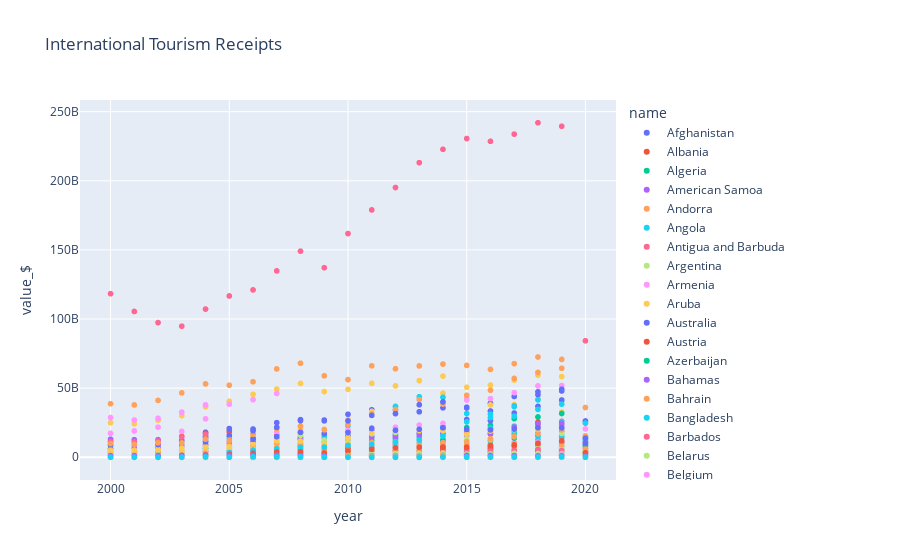

Source (notebook cell):
### Code cell
fig = px.scatter(filtered_df, x='year', y='value_$', color='name', title='International Tourism Receipts')
fig.show()
